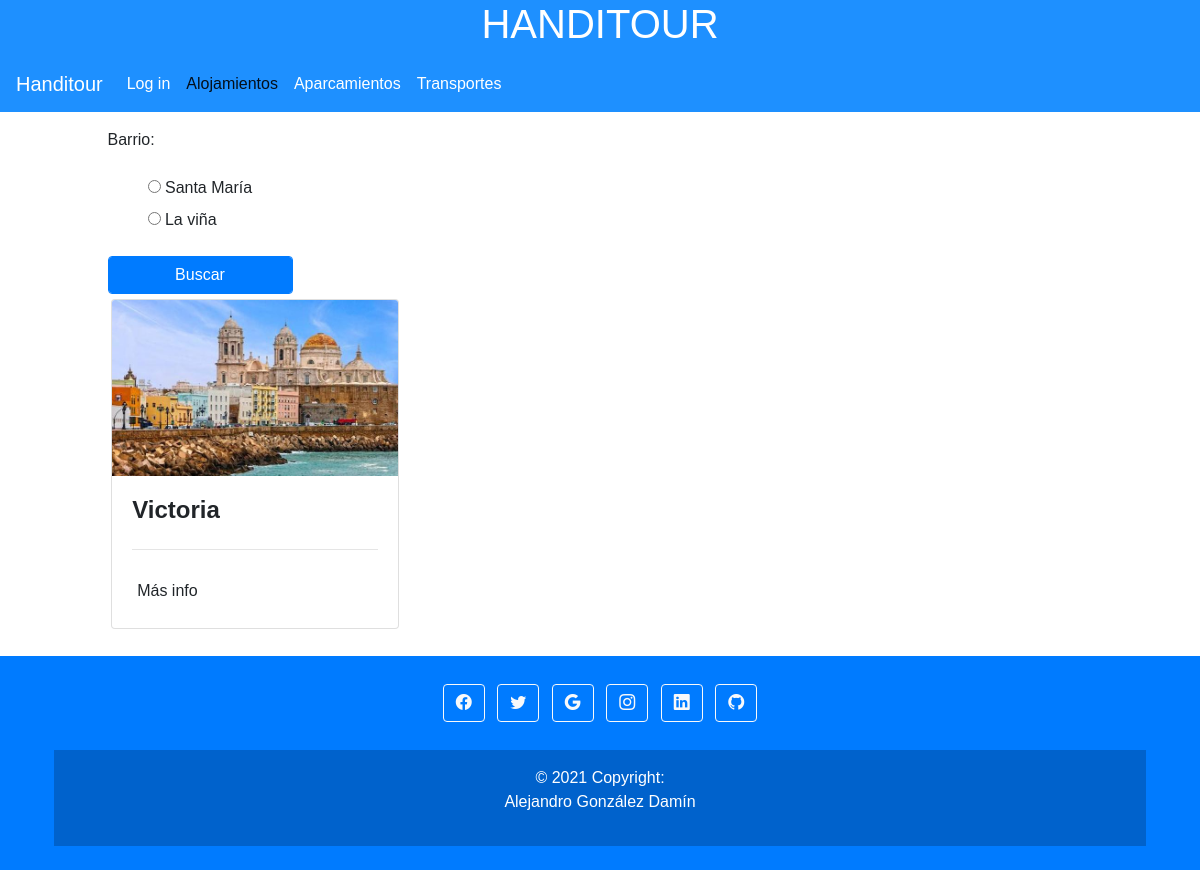
The app's page /alojamientos/1/ with its own data.
### handitour/models.py (models this page shows, shortened)
class Alojamiento(models.Model):
    nombre = models.CharField(max_length=30)
    calificacion = models.PositiveIntegerField(default=1, validators=[MaxValueValidator(100), MinValueValidator(1)])
    localizacion = models.CharField(max_length=100)
    foto = models.FileField(null=True, upload_to="img/alojamiento")
    barrio = models.ForeignKey("Barrio", null=True, on_delete=models.CASCADE)
    def get_absolute_url(self):
        return reverse("handitour:alojamiento_detalle", args=[self.id])

### handitour/views.py (the view)
# urls.py: path('alojamientos/<id>/', views.ciudad_alojamiento, name="ciudad_alojamiento"),
def ciudad_alojamiento(request, id):
    ciudad = get_object_or_404(Ciudad, id=id)
    alojamientos = Alojamiento.objects.filter(barrio__ciudad=ciudad)
    form = FiltroForm(ciudad.id, request.POST)
    if request.POST:
        if form.is_valid():
            seleccionado = form.cleaned_data.get('barrio')
            barrio = Barrio.objects.all().filter(nombre=seleccionado)[0]
            alojamientos = Alojamiento.objects.all().filter(barrio=barrio)
            return render(request, "alojamientos.html", {"alojamientos": alojamientos, "encabezado": "HANDITOUR", "ciudad": ciudad, "form": form, "barrio": barrio})
    else:
        form = FiltroForm(ciudad.id, request.POST)
        return render(request, "alojamientos.html", {"alojamientos": alojamientos, "encabezado": "HANDITOUR", "ciudad": ciudad, "form": form})

### handitour/forms.py
class FiltroForm(forms.Form):
    barrio = ModelChoiceField(queryset=None, required=False,
                              widget=forms.RadioSelect())
    def __init__(self, id, *args, **kwargs):
        super(FiltroForm, self).__init__(*args, **kwargs)
        if id:
            ciudad = get_object_or_404(Ciudad, id=id)
            self.fields['barrio'].queryset = ciudad.barrio_set.all()

### handitour/models.py (called while the page is built)
    def __str__(self):
        return self.nombre

    def __str__(self):
        return self.nombre

### handitour/templates/alojamientos.html (shortened to what this page needs)
{% extends "base.html" %}
{% block nav %}
    <a class="nav-link active" href="/alojamientos/{{ ciudad.id }}">Alojamientos</a>
    <a class="nav-link" href="/aparcamientos/{{ ciudad.id }}">Aparcamientos</a>
    <a class="nav-link" href="/transportes/{{ ciudad.id }}">Transportes</a>
{% endblock %}
{% block content %}
    <div class="row">
        <div class="col-sm-12 col-md-4 mt-3">
            <form action="." method="POST" enctype="multipart/form-data" id="buscar">
                {{ form.as_p }}
                <button type="submit" class="btn btn-primary form-control">Buscar</button>
            </form>
                 {% for alojamiento in alojamientos %}
                <div class="card booking-card">
                  <div class="view overlay">
                    <img class="card-img-top" src="{{ alojamiento.foto.url }}" alt="Card image cap">
                  </div>
                  <div class="card-body">
                    <h4 class="card-title font-weight-bold" id="loca"><a>{{ alojamiento.nombre }}</a></h4>
                    <hr class="my-4">
                    <a href="{{ alojamiento.get_absolute_url }}" class="btn btn-flat deep-purple-text p-1 mx-0 mb-0">Más info</a>
                  </div>
                </div>
    {% endfor %}
    </div>
    <div class="col-md-8 mt-3">
        <div id="mapa">
        </div>
    </div>
    </div>
{% endblock %}

### handitour/static/css/estilos.css (style rules this page uses)
* { font-family: 'Noto Sans JP', sans-serif !important; }
.navbar-expand-lg .navbar-nav .nav-link { color: white; }
.card { width: 18rem; margin-right: 2%; margin-bottom: 2%; margin-left: 26%; display: flex; }
.col-sm-12.col-md-4.mt-3 { height: 60%; width: 100%; overflow: scroll; }
#mapa { height: 95%; width: 100%; min-height: 65vh; }
form { width: 50%; margin: auto; }
ul { list-style: none; }
li { display: inline-block; }
.btn.btn-primary { margin-bottom: 5px; }

### records on screen
Alojamiento: foto (picture), nombre "Victoria"

### other values on screen
{{ encabezado }} "HANDITOUR"
